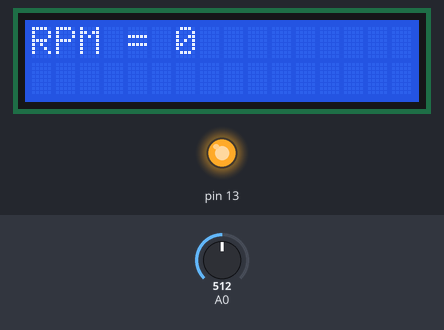
This sketch was run on a simulated Arduino Uno, built with avr-gcc and run on an emulated ATmega328P. Shown: 16×2 character LCD, output pins drawn as LEDs (lit = HIGH). Inputs (shaded band) come from the test bench; at power-on: A0 = 512.

Above: at 1.2 s.
1.3 s: A0 set to 990
2.8 s: A0 set to 1014
At 4.5 s:
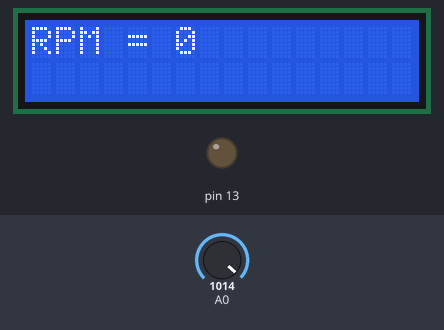
5.0 s: A0 set to 900
At 5.4 s:
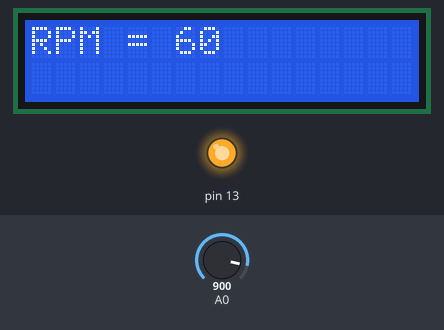
7.0 s: A0 set to 1023
At 7.4 s:
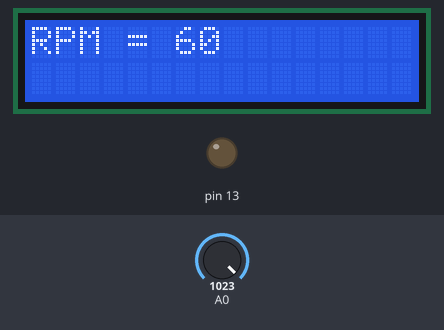
Timing chart, 0 to 10.0 s (numbered marks = the images above; inputs shaded):
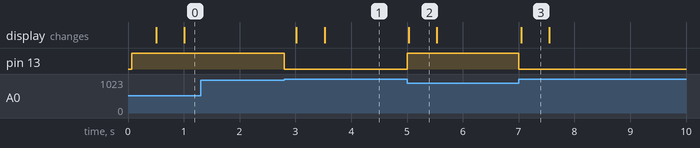

Measured:
- the behaviour switches between 999 and 1000 on A0 (found by bisection; images 0 and 1)
- after the input at 1.3 s, every drawn part: stays the same
- after the input at 2.8 s, pin 13: HIGH → LOW at once; the display: first changes after 0.22 s (image 1 shows a later state)
- after the input at 5.0 s, pin 13: LOW → HIGH at once; the display: changes at once (image 2)
- after the input at 7.0 s, pin 13: HIGH → LOW at once; the display: changes at once (image 3)
- what the display in image 2 shows lasts 0.5 s, from 5.0 s to 5.5 s

The sketch:

rpm.ino
```cpp
#include <LiquidCrystal.h>
int val;
long last=0;
int stat=HIGH;
int stat2;
int contar=0;

int sens=1000; // this value indicates the limit reading between dark and light,
// it has to be tested as it may change acording on the
// distance the leds are placed.
int nPalas=1; // the number of blades of the propeller

int milisegundos=500; // the time it takes each reading
LiquidCrystal lcd(9, 8, 7, 6, 5, 4); // RS, E, D4, D5, D6, D7
void setup()
{
//Serial.begin(9600);
lcd.begin(16, 2);
lcd.clear();

pinMode(13,OUTPUT);
}

void loop()
{
val=analogRead(0);
if(val<sens)
stat=HIGH;
else
stat=LOW;
digitalWrite(13,stat); //as iR light is invisible for us, the led on pin 13
//indicate the state of the circuit.

if(stat2!=stat){ //counts when the state change, thats from (dark to light) or
//from (light to dark), remmember that IR light is invisible for us.
contar++;
stat2=stat;
}
if(millis()-last>=milisegundos){
int rps=((double)contar/nPalas)/2.0*1000.0/milisegundos;
int rpm=((double)contar/nPalas)/2.0*60000.0/(milisegundos);
lcd.clear();
lcd.setCursor(0,0);
lcd.print("RPM = ");
lcd.print(rpm);

/*Serial.print("Contar - ");
Serial.println((contar/2.0));
Serial.print("RPS = ");
Serial.println(rps);
Serial.print("RPM = ");Serial.println(rpm);
Serial.print(" VAL ");Serial.println(val);*/
contar=0;
last=millis();
}
}
```
